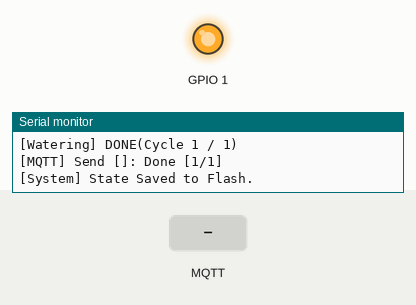
The program below on a simulated ESP32-S3. On the bench: output pins drawn as LEDs (lit = HIGH), the last lines printed to the serial monitor. Inputs (shaded band) come from the test bench. WiFi joins after 1.5 s; servers stay silent unless stated; the local clock reads 2024-03-15 10:24:30 at power-on unless the program sets it; random numbers use the default seed unless the program sets one; EEPROM starts erased; no MQTT or app messages arrive unless stated.

Above: at 3.8 s.
3.9 s: MQTT message "start" arrives on the first subscribed topic
At 4.7 s:
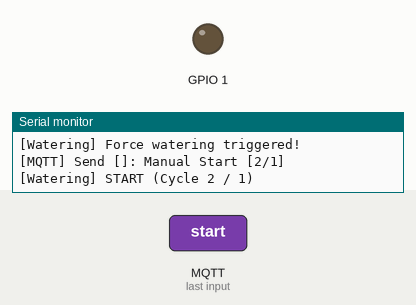
5.4 s: MQTT message "on" arrives on the first subscribed topic
At 7.3 s:
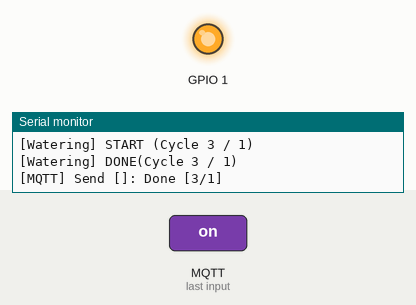
Timing chart, 0 to 8.8 s (numbered marks = the images above; inputs shaded):
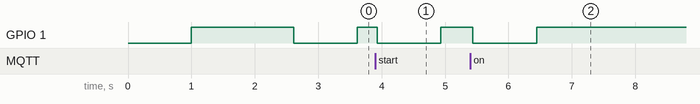

The program:

main.cpp
```cpp
#include <Arduino.h>
#include <esp_task_wdt.h> // 引入看门狗库

#include "NetworkManager.h"
#include "TimeManager.h"
#include "WateringSystem.h"
#include "MqttManager.h"
#include "OtaManager.h" // 引入 OTA

// ================= 实例化模块 =================
NetworkManager wifiMgr(WIFI_SSID, WIFI_PASSWORD);
TimeManager timeMgr;
// 使用 secrets.ini 里的 OTA_PASS 密码
OtaManager otaMgr("esp32-watering", OTA_PASS);
MqttManager mqttMgr(MQTT_SERVER, MQTT_PORT, MQTT_USER, MQTT_PASS);

// 传入 ENABLE_NVS 宏
WateringSystem waterSys(SYSTEM_WATERING_PIN, SYSTEM_WATERING_DURATION, SYSTEM_WATERING_START_HOUR, SYSTEM_WATERING_START_MINUTE, SYSTEM_WATERING_INTERVAL_DAYS, SYSTEM_WATERING_COUNT, ENABLE_NVS);

// ================= 辅助函数 =================
void reportDeviceStatus()
{
    if (!mqttMgr.isConnected())
        return;
    String info = waterSys.getSystemInfoJson();
    String ip = WiFi.localIP().toString();
    String payload = "{\"event\":\"boot\", \"ip\":\"" + ip + "\", \"system\":" + info + ", \"ota_version\":\"0.2.1\"}";
    mqttMgr.publish(MQTT_TOPIC_STATUS, payload.c_str());
}

void onMqttMessage(char *topic, uint8_t *payload, unsigned int length)
{
    String msg = "";
    for (int i = 0; i < length; i++)
        msg += (char)payload[i];
    Serial.printf("[MQTT] Recv [%s]: %s\n", topic, msg.c_str());

    if (String(topic) == MQTT_TOPIC_CMD)
    {
        msg.toLowerCase();
        if (msg == "start" || msg == "on")
            waterSys.forceWatering();
        else if (msg == "stop" || msg == "off")
            waterSys.stopWatering();
        else if (msg == "reset")
            waterSys.resetSystem();
        else if (msg == "kill")
            waterSys.killSystem();
        else if (msg == "revive")
            waterSys.reviveSystem();
        else if (msg == "info" || msg == "status")
            reportDeviceStatus();
    }
}

void onWateringEvent(const char *statusMsg)
{
    mqttMgr.publish(MQTT_TOPIC_STATUS, statusMsg);
}

// ================= SETUP =================
void setup()
{
    Serial.begin(115200);
    delay(1000);
    Serial.println("\n==== System Booting(OTA v0.2.0)  ====");


    // 1. 初始化看门狗 (30秒超时)
    // 如果系统卡死超过30秒不喂狗，自动重启
    esp_task_wdt_init(30, true);
    esp_task_wdt_add(NULL);

    // 2. 初始化各模块
    waterSys.begin();
    timeMgr.begin();
    mqttMgr.begin(onMqttMessage);

    // 3. 绑定回调
    waterSys.setNotifier([](const char *msg)
                         { onWateringEvent(msg); });

    // 绑定呼吸逻辑 (包含 MQTT 循环 和 喂狗)
    waterSys.setYieldCallback([]()
                              {
        // 浇水时也要处理 MQTT，防止断连
        if (wifiMgr.isConnected()) mqttMgr.loop();
        // 关键：浇水时也要喂狗，防止浇水38秒超过看门狗30秒限制
        esp_task_wdt_reset();
        // 3. 【新增】处理 OTA 请求
        // 这样即使正在浇水，也能接收固件升级！
        otaMgr.handle();
    });


    // 4. 启动网络 (带冷却机制，防止死循环)
    wifiMgr.connect();

    // 5. 联网后操作
    if (wifiMgr.isConnected())
    {
        Serial.print("WiFi Connected. IP: ");
        Serial.println(WiFi.localIP());

        // A. 启动 OTA 服务
        otaMgr.begin();

        // B. 连接 MQTT 并上报
        mqttMgr.connect();
        reportDeviceStatus();

        // C. 同步时间
        timeMgr.waitForSync();
    }
    else
    {
        Serial.println("WiFi Failed! Running offline mode.");
    }

    Serial.println("==== System Ready ====");
}

// ================= LOOP =================
void loop()
{
    // 1. 喂狗 (防止主循环卡死)
    esp_task_wdt_reset();

    // 2. 处理 OTA 请求
    otaMgr.handle();

    // 3. 网络维护
    if (!wifiMgr.isConnected())
    {
        wifiMgr.connect(); // 内部有冷却时间，不会一直卡这里
    }
    else
    {
        if (!mqttMgr.isConnected())
            mqttMgr.connect();
        mqttMgr.loop();
    }

    // 4. 业务逻辑
    struct tm currentTime;
    if (timeMgr.getTime(currentTime))
    {
        waterSys.update(currentTime);
    }

    delay(1000);
}
```

Measured:
- after the input at 3.9 s, GPIO 1: HIGH → LOW at once, → HIGH 1.0 s later
- after the input at 5.4 s, GPIO 1: HIGH → LOW at once, → HIGH 1.0 s later
